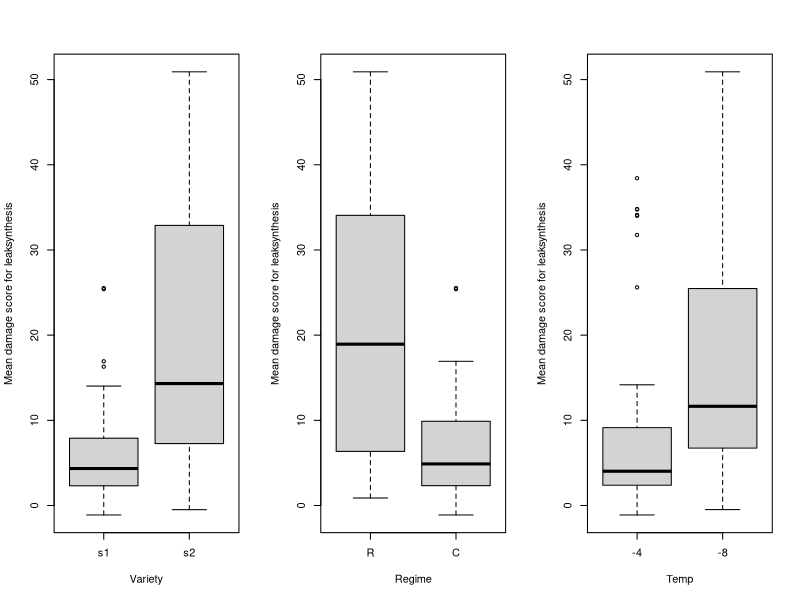
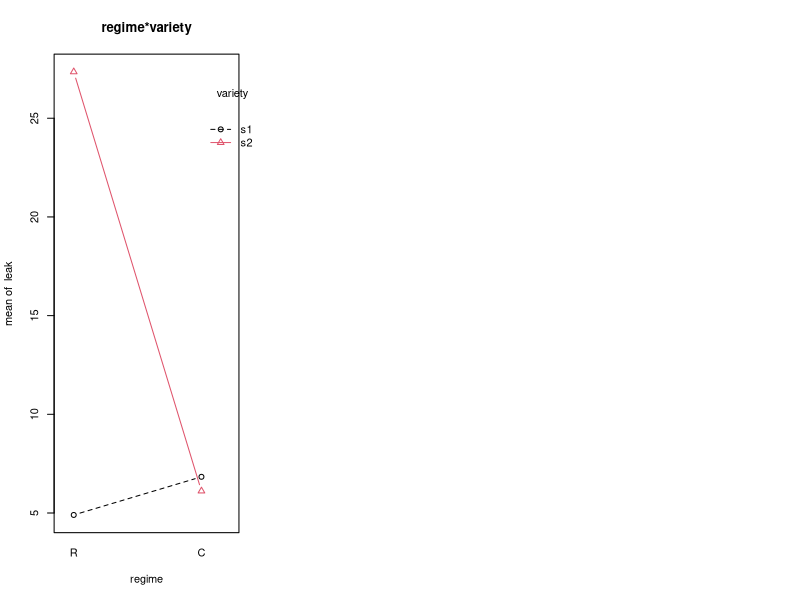
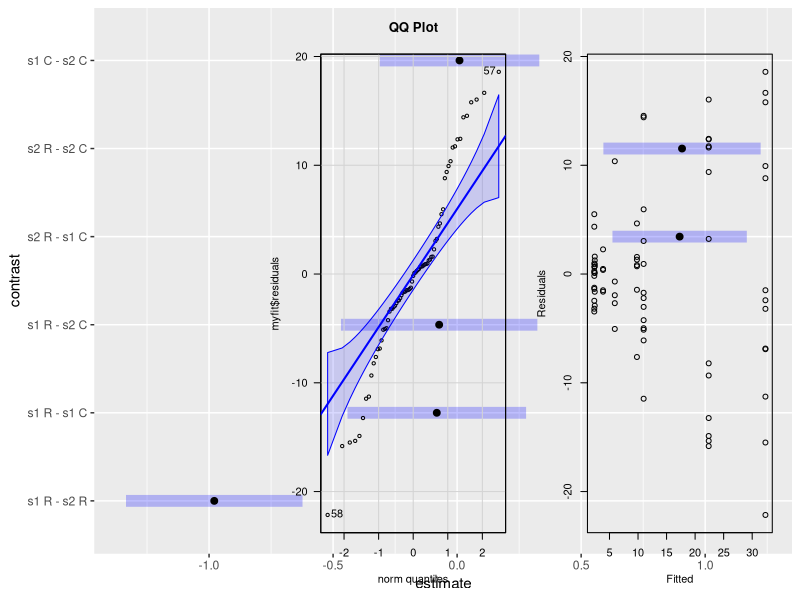

Source code (R) for these figures, in order: (Note: this script raises an error after producing the figures.)
## ---- chunk 1
knitr::opts_chunk$set(echo = TRUE, message=FALSE, warning=FALSE)
## ---- chunk 2
#library(lmtest)
library(car)
potato<-read.table("RawData/potato.txt",header=TRUE)
potato$regime<-factor(potato$regime,label=c("R","C"))
potato$variety<-factor(potato$variety,label=c("s1","s2"))
potato$temp<-factor(potato$temp,label=c("-4","-8"))
attach(potato)
## ---- chunk 3
#boxplot
par(mfrow=c(1,3))
boxplot(leak ~ variety,
data = potato,
xlab = "Variety",
ylab = "Mean damage score for leaksynthesis")
boxplot(leak ~ regime,
data = potato,
xlab = "Regime",
ylab = "Mean damage score for leaksynthesis")
boxplot(leak ~ temp,
data = potato,
xlab = "Temp",
ylab = "Mean damage score for leaksynthesis")

## ---- chunk 4
interaction.plot(regime,variety,leak,type='b',
col=1:2, pch=1:2,main="regime*variety")
## ---- chunk 5
myfit<-lm(leak~variety*regime*temp,
contrasts = c(variety=contr.sum, regime=contr.sum,temp=contr.sum))
## ---- chunk 6
# Create a data frame with the results of the ANOVA Type III tests
anova_results <- data.frame(
  Term = c("(Intercept)", "variety", "regime", "temp", "variety:regime", "variety:temp", "regime:temp", "variety:regime:temp", "Residuals"),
  Sum_Sq = c(62.884, 3.782, 2.743, 2.487, 3.830, 0.046, 0.549, 0.045, 8.535),
  Df = c(1, 1, 1, 1, 1, 1, 1, 1, 66),
  F_value = c(486.2824, 29.2463, 21.2151, 19.2345, 29.6161, 0.3586, 4.2472, 0.3458, NA),
  P_value = c("< 2.2e-16 ***", "9.472e-07 ***", "1.927e-05 ***", "4.253e-05 ***", "8.302e-07 ***", "0.55134", "0.04326 *", "0.55851", NA)
)

# Convert the data frame into a markdown table with a caption
knitr::kable(anova_results, align = c("l", "r", "r", "r", "r"), digits = 4, caption = "Anova Table (Type III tests) for model (1)")
## ---- chunk 7
# Create a data frame with the results of the ANOVA Type III tests
anova_results <- data.frame(
  Term = c("(Intercept)", "variety", "regime", "temp", "variety:regime", "Residuals"),
  Sum_Sq = c(63.141, 3.734, 2.702, 3.309, 3.884, 9.102),
  Df = c(1, 1, 1, 1, 1, 69),
  F_value = c(478.654, 28.309, 20.487, 25.088, 29.445, NA),
  P_value = c("< 2.2e-16 ***", "1.214e-06 ***", "2.438e-05 ***", "4.035e-06 ***", "8.032e-07 ***", NA)
)

# Convert the data frame into a markdown table with a caption
knitr::kable(anova_results, align = c("l", "r", "r", "r", "r"), digits = 4, caption = "Anova Table (Type III tests) for Final Model")

## ---- chunk 8
# Create a data frame with the coefficients and associated statistics
coefficients <- data.frame(
  Term = c("(Intercept)", "variety1", "regime1", "temp1", "variety1:regime1"),
  Estimate = c(0.99654, -0.24235, 0.20617, -0.21172, -0.24717),
  `Std.Error` = c(0.04555, 0.04555, 0.04555, 0.04227, 0.04555),
  `t_value` = c(21.878, -5.321, 4.526, -5.009, -5.426),
  P_value = c("< 2e-16 ***", "1.21e-06 ***", "2.44e-05 ***", "4.03e-06 ***", "8.03e-07 ***")
)

# Convert the data frame into a markdown table with a caption
knitr::kable(coefficients, align = c("l", "r", "r", "r", "r"), digits = 4, caption = "Linear regression model summary for the relationship between $[log_{10}(leak)]^2$ and variety, regime, temp, and their interactions") 

## ---- chunk 9
library(knitr)
data <- data.frame(variety = c("s1", "s2", "s1", "s2"), 
                   regime = c("R", "R", "C", "C"), 
                   leak = c(4.901000, 27.350385, 6.833600, 6.113571))
kable(data, caption = "Table showing the mean values of leak for each combination of variety and regime in the potato dataset.")

## ---- chunk 10

library(multcomp)
library(lsmeans)

leak2<- leak+2
sq_log10_leak <- (log10(leak2))^(1.5)
sq_log10_myfit_4<- lm(sq_log10_leak~variety+regime+temp+variety:regime,
contrasts = c(variety=contr.sum, regime=contr.sum,temp=contr.sum))
comp1<-lsmeans(sq_log10_myfit_4, pairwise ~ variety:regime, adjust="tukey")
plot(comp1$contrasts)
## ---- chunk 11
my_qqplot=qqPlot(myfit$residuals, las = 1, main="QQ Plot")
invisible(my_qqplot)
## ---- chunk 12
plot(myfit$fitted,myfit$res,xlab="Fitted",ylab="Residuals")
## ---- chunk 13
leak2<- leak+2 #make response positive
myfit2<-lm(leak2~variety*regime*temp,contrasts = c(variety=contr.sum,
regime=contr.sum,temp=contr.sum))
library(MASS)
par(mfrow=c(1,1))
BC <- boxcox(myfit2, lambda = seq(-3, 3, length = 10))
## ---- chunk 14
log10_myfit<-lm(log10(leak2)~variety*regime*temp,
contrasts = c(variety=contr.sum, regime=contr.sum,temp=contr.sum))
my_qqplot=qqPlot(log10_myfit$residuals, las = 1, main="QQ Plot")
invisible(my_qqplot)
## ---- chunk 15
plot(log10_myfit$fitted,log10_myfit$res,xlab="Fitted",ylab="Residuals")

## ---- chunk 16
logleak21 <- log10(leak2)+1
log10p1_myfit<-lm(logleak21 ~ variety*regime*temp,
contrasts = c(variety=contr.sum, regime=contr.sum,temp=contr.sum))
par(mfrow=c(1,1))
BC2<-boxcox(log10p1_myfit, lambda = seq(-3, 6, length = 20))
## ---- chunk 17
sq_log10_leak <- (log10(leak2))^(1.5)
sq_log10_myfit<-lm(sq_log10_leak~variety*regime*temp,
contrasts = c(variety=contr.sum, regime=contr.sum,temp=contr.sum))
my_qqplot=qqPlot(sq_log10_myfit$residuals, las = 1, main="QQ Plot")
invisible(my_qqplot)
## ---- chunk 18
plot(log10_myfit$fitted,log10_myfit$res,xlab="Fitted",ylab="Residuals")

## ---- chunk 19
sq_log10_myfit_4<- lm(sq_log10_leak~variety+regime+temp+variety:regime,
contrasts = c(variety=contr.sum, regime=contr.sum,temp=contr.sum))
my_qqplot=qqPlot(sq_log10_myfit_4$residuals, las = 1, main="QQ Plot")
invisible(my_qqplot)
## ---- chunk 20
plot(sq_log10_myfit_4$fitted,sq_log10_myfit_4$res,xlab="Fitted",ylab="Residuals")
